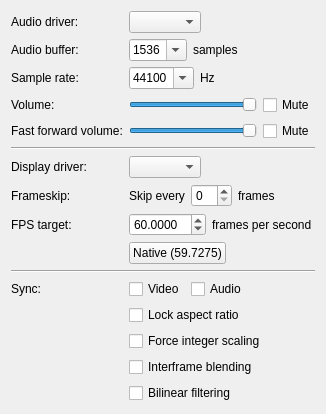
     <widget class="QWidget" name="av">
      <layout class="QFormLayout" name="formLayout">
       <property name="fieldGrowthPolicy">
        <enum>QFormLayout::FieldsStayAtSizeHint</enum>
       </property>
       <item row="0" column="0">
        <widget class="QLabel" name="label_14">
         <property name="text">
          <string>Audio driver:</string>
         </property>
        </widget>
       </item>
       <item row="0" column="1">
        <widget class="QComboBox" name="audioDriver">
         <property name="sizePolicy">
          <sizepolicy hsizetype="Expanding" vsizetype="Fixed">
           <horstretch>0</horstretch>
           <verstretch>0</verstretch>
          </sizepolicy>
         </property>
        </widget>
       </item>
       <item row="1" column="0">
        <widget class="QLabel" name="audioBufferSizeLabel">
         <property name="text">
          <string>Audio buffer:</string>
         </property>
        </widget>
       </item>
       <item row="1" column="1">
        <layout class="QHBoxLayout" name="horizontalLayout_11">
         <item>
          <widget class="QComboBox" name="audioBufferSize">
           <property name="editable">
            <bool>true</bool>
           </property>
           <property name="currentText">
            <string>1536</string>
           </property>
           <property name="currentIndex">
            <number>3</number>
           </property>
           <item>
            <property name="text">
             <string>512</string>
            </property>
           </item>
           <item>
            <property name="text">
             <string>768</string>
            </property>
           </item>
           <item>
            <property name="text">
             <string>1024</string>
            </property>
           </item>
           <item>
            <property name="text">
             <string>1536</string>
            </property>
           </item>
           <item>
            <property name="text">
             <string>2048</string>
            </property>
           </item>
           <item>
            <property name="text">
             <string>3072</string>
            </property>
           </item>
           <item>
            <property name="text">
             <string>4096</string>
            </property>
           </item>
          </widget>
         </item>
         <item>
          <widget class="QLabel" name="label_16">
           <property name="text">
            <string>samples</string>
           </property>
          </widget>
         </item>
        </layout>
       </item>
       <item row="2" column="0">
        <widget class="QLabel" name="label_19">
         <property name="text">
          <string>Sample rate:</string>
         </property>
        </widget>
       </item>
       <item row="2" column="1">
        <layout class="QHBoxLayout" name="horizontalLayout_14">
         <item>
          <widget class="QComboBox" name="sampleRate">
           <property name="editable">
            <bool>true</bool>
           </property>
           <property name="currentText">
            <string>44100</string>
           </property>
           <property name="currentIndex">
            <number>2</number>
           </property>
           <item>
            <property name="text">
             <string>22050</string>
            </property>
           </item>
           <item>
            <property name="text">
             <string>32000</string>
            </property>
           </item>
           <item>
            <property name="text">
             <string>44100</string>
            </property>
           </item>
           <item>
            <property name="text">
             <string>48000</string>
            </property>
           </item>
          </widget>
         </item>
         <item>
          <widget class="QLabel" name="label_20">
           <property name="text">
            <string>Hz</string>
           </property>
          </widget>
         </item>
        </layout>
       </item>
       <item row="3" column="0">
        <widget class="QLabel" name="label_17">
         <property name="text">
          <string>Volume:</string>
         </property>
        </widget>
       </item>
       <item row="3" column="1">
        <layout class="QHBoxLayout" name="horizontalLayout_6">
         <item>
          <widget class="QSlider" name="volume">
           <property name="minimumSize">
            <size>
             <width>128</width>
             <height>0</height>
            </size>
           </property>
           <property name="maximum">
            <number>256</number>
           </property>
           <property name="pageStep">
            <number>16</number>
           </property>
           <property name="value">
            <number>256</number>
           </property>
           <property name="orientation">
            <enum>Qt::Horizontal</enum>
           </property>
          </widget>
         </item>
         <item>
          <widget class="QCheckBox" name="mute">
           <property name="text">
            <string>Mute</string>
           </property>
          </widget>
         </item>
        </layout>
       </item>
       <item row="4" column="0">
        <widget class="QLabel" name="label_34">
         <property name="text">
          <string>Fast forward volume:</string>
         </property>
        </widget>
       </item>
       <item row="4" column="1">
        <layout class="QHBoxLayout" name="horizontalLayout_17">
         <item>
          <widget class="QSlider" name="volumeFf">
           <property name="minimumSize">
            <size>
             <width>128</width>
             <height>0</height>
            </size>
           </property>
           <property name="maximum">
            <number>256</number>
           </property>
           <property name="pageStep">
            <number>16</number>
           </property>
           <property name="value">
            <number>256</number>
           </property>
           <property name="orientation">
            <enum>Qt::Horizontal</enum>
           </property>
          </widget>
         </item>
         <item>
          <widget class="QCheckBox" name="muteFf">
           <property name="text">
            <string>Mute</string>
           </property>
          </widget>
         </item>
        </layout>
       </item>
       <item row="5" column="0" colspan="2">
        <widget class="Line" name="line_4">
         <property name="orientation">
          <enum>Qt::Horizontal</enum>
         </property>
        </widget>
       </item>
       <item row="6" column="0">
        <widget class="QLabel" name="label_10">
         <property name="text">
          <string>Display driver:</string>
         </property>
        </widget>
       </item>
       <item row="6" column="1">
        <widget class="QComboBox" name="displayDriver">
         <property name="sizePolicy">
          <sizepolicy hsizetype="Expanding" vsizetype="Fixed">
           <horstretch>0</horstretch>
           <verstretch>0</verstretch>
          </sizepolicy>
         </property>
        </widget>
       </item>
       <item row="7" column="0">
        <widget class="QLabel" name="label_9">
         <property name="text">
          <string>Frameskip:</string>
         </property>
        </widget>
       </item>
       <item row="7" column="1">
        <layout class="QHBoxLayout" name="horizontalLayout_16">
         <item>
          <widget class="QLabel" name="label_12">
           <property name="text">
            <string>Skip every</string>
           </property>
          </widget>
         </item>
         <item>
          <widget class="QSpinBox" name="frameskip"/>
         </item>
         <item>
          <widget class="QLabel" name="label_13">
           <property name="text">
            <string>frames</string>
           </property>
          </widget>
         </item>
        </layout>
       </item>
       <item row="8" column="0">
        <widget class="QLabel" name="label_3">
         <property name="text">
          <string>FPS target:</string>
         </property>
        </widget>
       </item>
       <item row="8" column="1">
        <layout class="QHBoxLayout" name="horizontalLayout_2">
         <item>
          <widget class="QDoubleSpinBox" name="fpsTarget">
           <property name="decimals">
            <number>4</number>
           </property>
           <property name="minimum">
            <double>0.010000000000000</double>
           </property>
           <property name="maximum">
            <double>240.000000000000000</double>
           </property>
           <property name="value">
            <double>60.000000000000000</double>
           </property>
          </widget>
         </item>
         <item>
          <widget class="QLabel" name="label_11">
           <property name="text">
            <string>frames per second</string>
           </property>
          </widget>
         </item>
        </layout>
       </item>
       <item row="10" column="0" colspan="2">
        <widget class="Line" name="line_5">
         <property name="orientation">
          <enum>Qt::Horizontal</enum>
         </property>
        </widget>
       </item>
       <item row="11" column="0">
        <widget class="QLabel" name="label_2">
         <property name="text">
          <string>Sync:</string>
         </property>
        </widget>
       </item>
       <item row="11" column="1">
        <layout class="QHBoxLayout" name="horizontalLayout_10">
         <item>
          <widget class="QCheckBox" name="videoSync">
           <property name="text">
            <string>Video</string>
           </property>
          </widget>
         </item>
         <item>
          <widget class="QCheckBox" name="audioSync">
           <property name="text">
            <string>Audio</string>
           </property>
          </widget>
         </item>
        </layout>
       </item>
       <item row="12" column="1">
        <widget class="QCheckBox" name="lockAspectRatio">
         <property name="text">
          <string>Lock aspect ratio</string>
         </property>
        </widget>
       </item>
       <item row="13" column="1">
        <widget class="QCheckBox" name="lockIntegerScaling">
         <property name="text">
          <string>Force integer scaling</string>
         </property>
        </widget>
       </item>
       <item row="15" column="1">
        <widget class="QCheckBox" name="resampleVideo">
         <property name="text">
          <string>Bilinear filtering</string>
         </property>
        </widget>
       </item>
       <item row="9" column="1">
        <widget class="QPushButton" name="nativeGB">
         <property name="text">
          <string>Native (59.7275)</string>
         </property>
        </widget>
       </item>
       <item row="14" column="1">
        <widget class="QCheckBox" name="interframeBlending">
         <property name="text">
          <string>Interframe blending</string>
         </property>
        </widget>
       </item>
      </layout>
     </widget>
